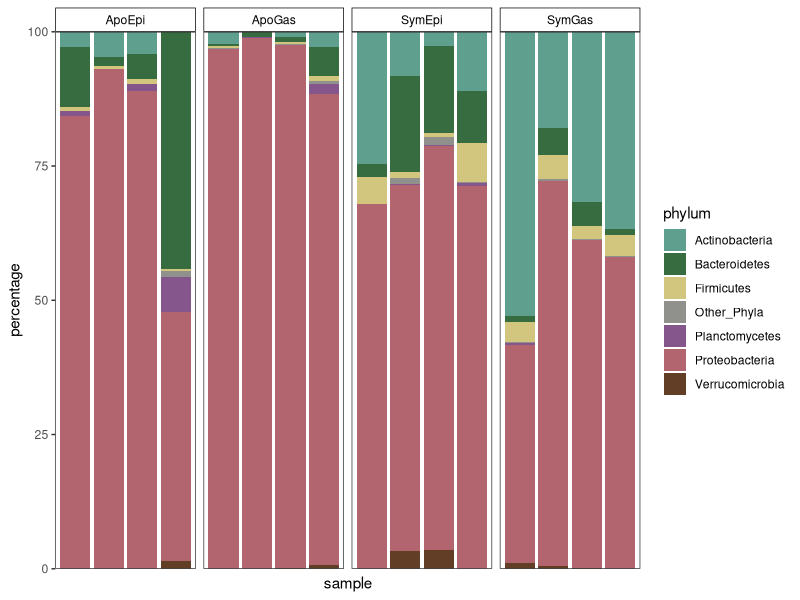
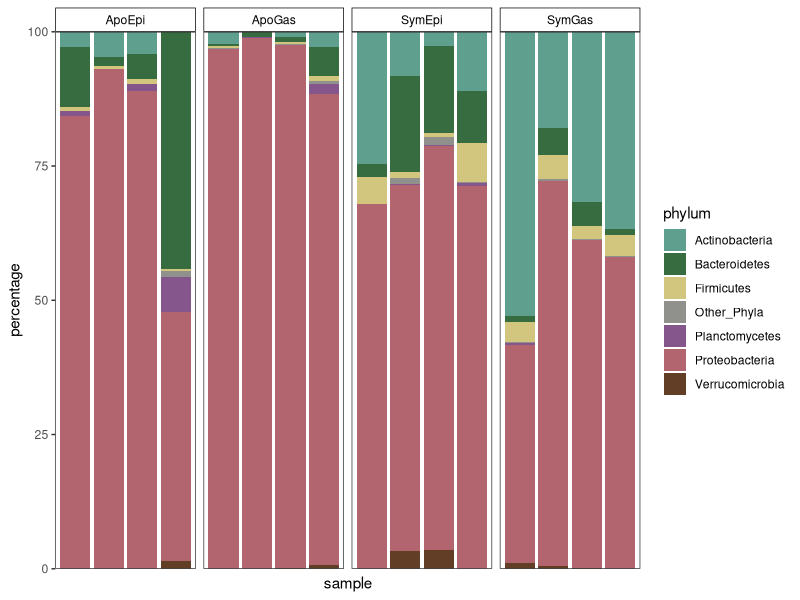

These figures' R source, in order:
# Fig. 1b: Stacked bar plot of phylum-level 16S rRNA composition.
# Input : Fig1b_phyla.xlsx
# Output: Fig1b_phyla.pdf
# Run with this folder as the working directory.

library(tidyverse)
library(readxl)

phyla16s <- read_xlsx("Fig1b_phyla.xlsx")
phyla16s <- phyla16s[1:16, ]
phyla16s$group <- rep(c("ApoEpi", "ApoGas", "SymEpi", "SymGas"), each = 4)

data_long <- phyla16s %>%
  pivot_longer(cols = -c(sample, group), names_to = "phylum", values_to = "percentage")

color <- c(
  "Actinobacteria"  = "#5e9f8e",
  "Bacteroidetes"   = "#366c3f",
  "Planctomycetes"  = "#85568c",
  "Verrucomicrobia" = "#633e27",
  "Firmicutes"      = "#d2c67e",
  "Proteobacteria"  = "#b2656f",
  "Other_Phyla"     = "#90908d"
)

ggplot(data_long, aes(x = sample, y = percentage, fill = phylum)) +
  geom_bar(stat = "identity") +
  scale_x_discrete(drop = FALSE) +
  theme_bw() +
  facet_grid(~group, scales = "free_x") +
  scale_fill_manual(values = color) +
  theme(
    panel.grid.major = element_blank(),
    panel.grid.minor = element_blank(),
    panel.background = element_blank(),
    axis.text.x      = element_blank(),
    axis.ticks.x     = element_blank(),
    strip.background = element_rect(fill = "white", color = "black"),
    strip.text       = element_text(color = "black")
  ) +
  scale_y_continuous(expand = c(0, 0))

ggsave("Fig1b_phyla.pdf", width = 8, height = 4, units = "in")
